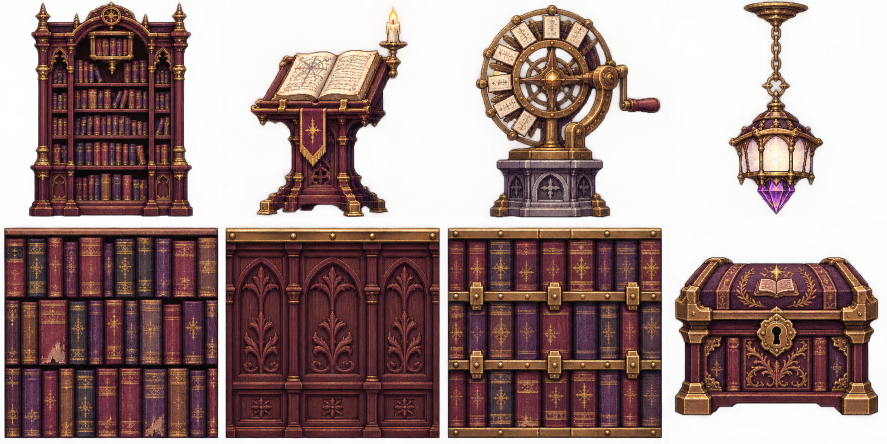
#> input picture seventh-bell/assets/archive-objects.png, 1774 x 887 px, given in place of edran-motion.png, which was not available (shown at 1/2 size)
$ python measure-atlases.py
#> lines starting #> are read from the running program, lines starting #| are printed output that depends on the picture
# Read-only PNG measurement; writes registration metadata, never image pixels.
from PIL import Image
from pathlib import Path
import json
out={}
root=Path(__file__).resolve().parents[1]
bosses=['edran','marie','brag','leonel','arkein','neris','carillon']
ids=[n+'-motion' for n in bosses]+['foes-'+str(n) for n in range(1,8)]+['edran-unshielded','arkein-uncloaked','journey-objects']+['foes-'+str(n)+'-gait' for n in range(1,8)]+[n+'-gait' for n in bosses+['choirghost','spearman','royalmage','echocopy']]+['mini-'+n for n in ['rook','censer','slag','folio','seren','ballast','pendulum']]
for id in ids:
 im=Image.open(root/'assets'/f'{id}.png');w,h=im.size;a=im.getchannel('A');px=a.load();ys=[sum(px[x,y]>=150 for x in range(w))>=8 for y in range(h)];bands=[];start=None;last=-100
#> further down, im is the input picture: PIL image 1774x887 RGBA; mean R, G, B, A 127.6, 99.6, 94.9, 154.3
#> after `w, h = im.size`: w = 1774; h = 887
#> after `a = im.getchannel('A')`:
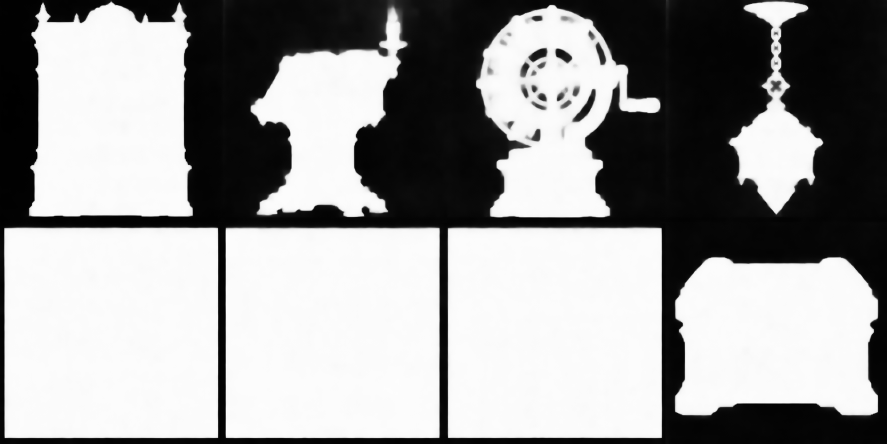
#> a: PIL image 1774x887 L (shown at 1/2 size); min 0, max 255, mean 154.3
#> after `ys = [sum((px[x, y] >= 150 for x in range(w))) >= 8 for y in range(h)]`: ys = 887 items, first 6: False, False, False, True, True, True
 for y,on in enumerate(ys):
  if on:
   if start is None:start=y
   elif y-last>(4 if id=='mini-rook' else 8):bands.append((start,last+1));start=y
   last=y
#> this loop made 887 passes
#> (on, start) on pass 4: (True, 3)
#> on on passes 1, 2, 3, 5, 6, 7: False, False, False, True, True, True
#> after the loop, bands = [(3, 435)]
 if start is not None:bands.append((start,last+1))
 expected=12 if id.startswith('foes-') and id.endswith('-gait') else (8 if id in ['edran-gait','arkein-gait'] else 4) if id.endswith('-gait') else 4 if id=='journey-objects' else 6 if id.endswith(('unshielded','uncloaked')) else 9
#> (the run stopped early here; a loop or call above may not have finished)

$ run again, on seventh-bell/assets/arkein-uncloaked.png
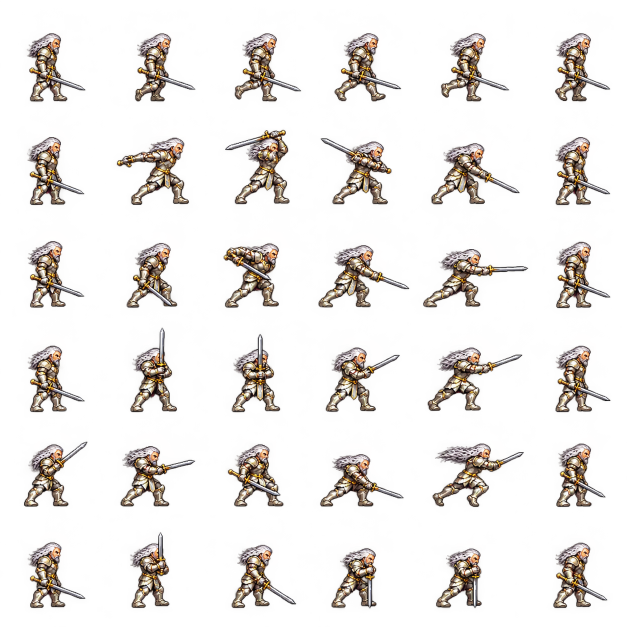
#> input picture seventh-bell/assets/arkein-uncloaked.png, 1254 x 1254 px, given in place of edran-motion.png, which was not available (shown at 1/2 size)
#> im is the input picture: PIL image 1254x1254 RGBA; mean R, G, B, A 38, 29.9, 26.5, 40.9
#> `a = im.getchannel('A')`:
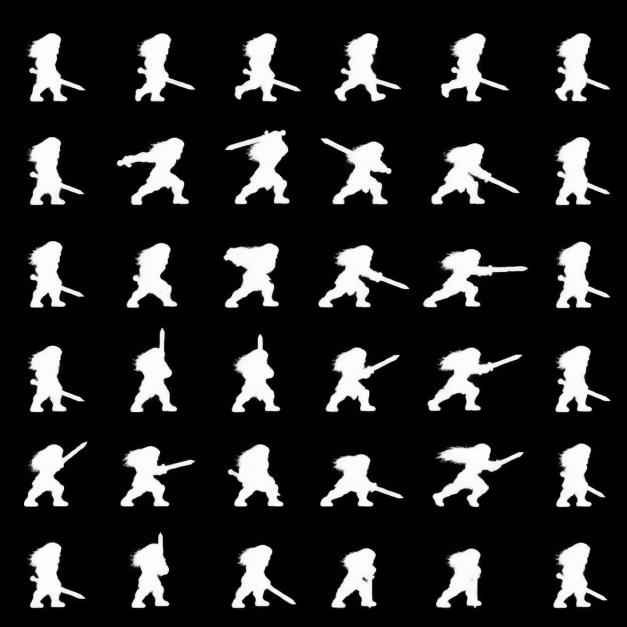
#> a: PIL image 1254x1254 L (shown at 1/2 size); min 0, max 255, mean 40.9
#> ys = 1254 items, first 6: False, False, False, False, False, False
#> the loop `for y,on in enumerate(ys):` made 1254 passes
#> start on pass 68: 67
#> after the loop `for y,on in enumerate(ys):`: bands = [(67, 203), (261, 410), (483, 616), (663, 824), (886, 1014)]
